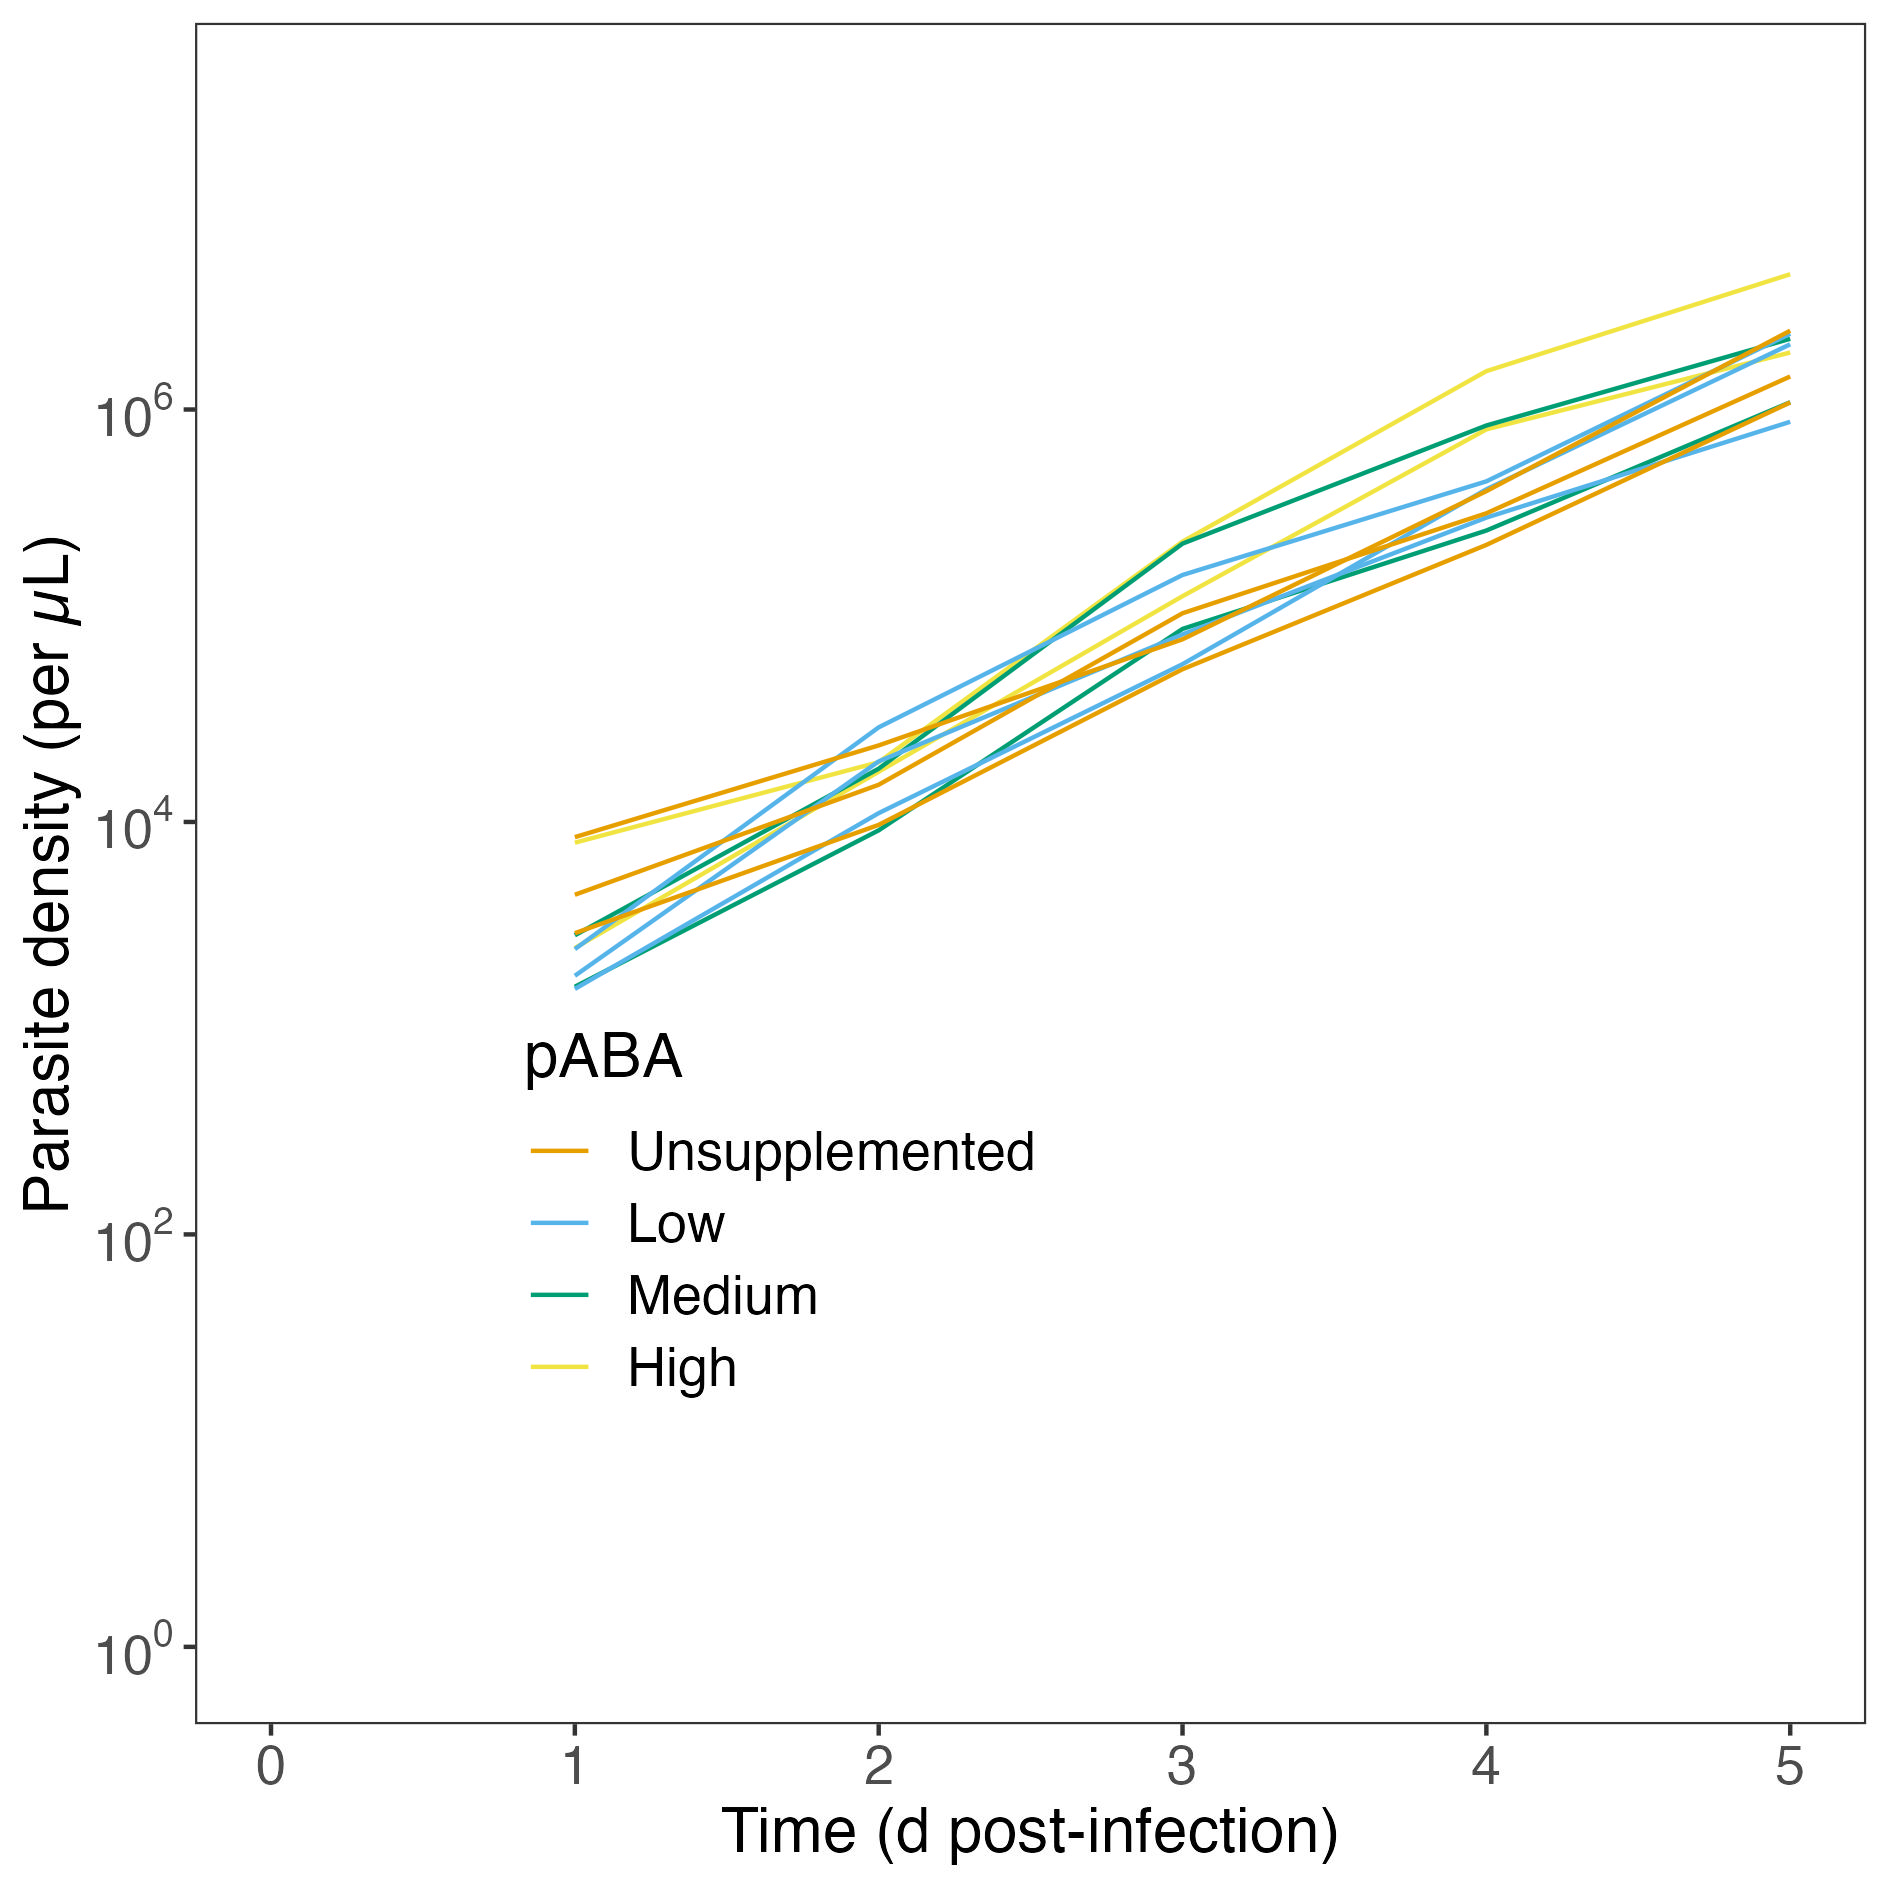

The script that saved this image:
#SET DIRECTORY TO SOURCE FILE LOCATION

library(tidyverse)
library(stringi)
library(doParallel)
library(pomp)
library(panelPomp)
library(ggpubr)
library(scales)

cbPalette <- c("#999999", "#E69F00", "#56B4E9", "#009E73", "#F0E442", "#0072B2", "#D55E00", "#CC79A7")

source("POMP_GroupLevel_DataPrep.R")

(parasites <- flow |>
  filter(day<=5,box!="05",mouseid!="01-02",mouseid!="02-03") |>
  ggplot()+
  geom_line(aes(x=day,y=Pd,group=mouseid,col=pABA))+
  scale_y_log10(breaks = trans_breaks("log10", function(x) 10^x), 
                labels=trans_format('log10',math_format(10^.x)),
                limits=c(1,10^7.5))+ 
  scale_colour_manual(values=cbPalette[2:5])+
  theme_bw()+
  xlab("Time (d post-infection)")+ylab("Parasite density (per µL)")+
  theme(
    axis.title=element_text(size=15),
    axis.text=element_text(size=13),
    plot.title=element_text(hjust=0.5,face="bold",size=15),
    panel.grid=element_blank(),
    legend.position=c(0.35,0.3),
    legend.title=element_text(size=15),
    legend.text=element_text(size=13),
    legend.background=element_blank()
  )
)

ggsave("FigureS2.jpeg",width=16,height=16,units="cm")
